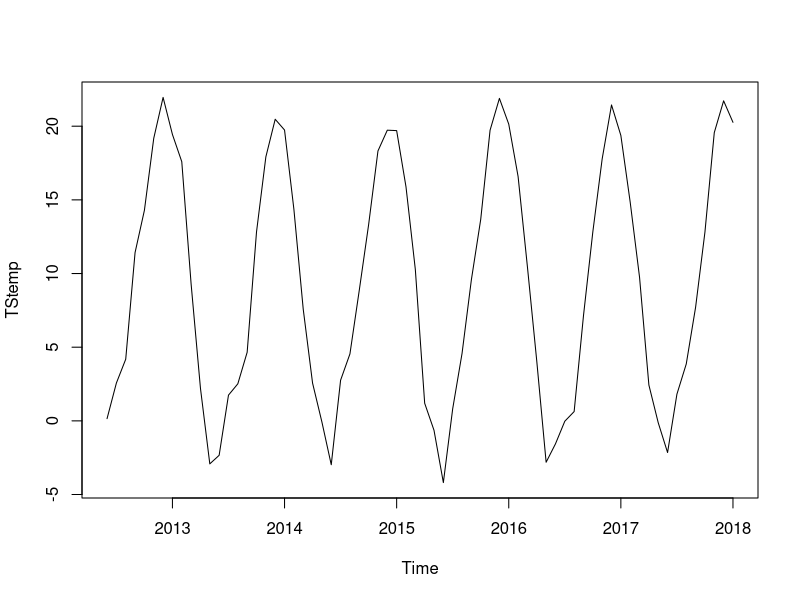
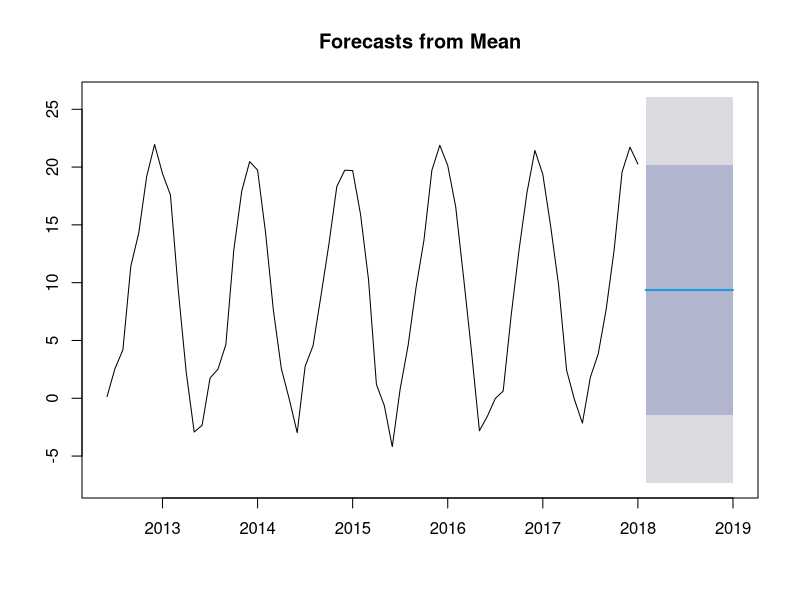
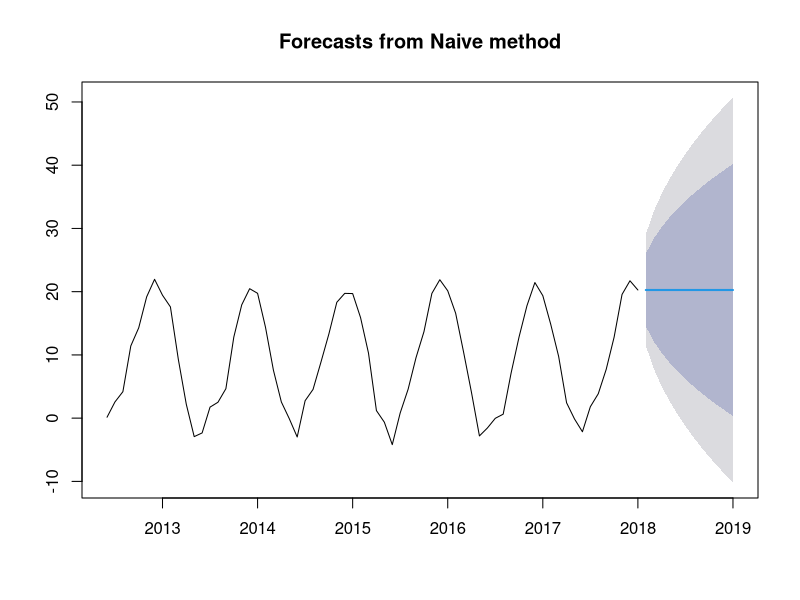
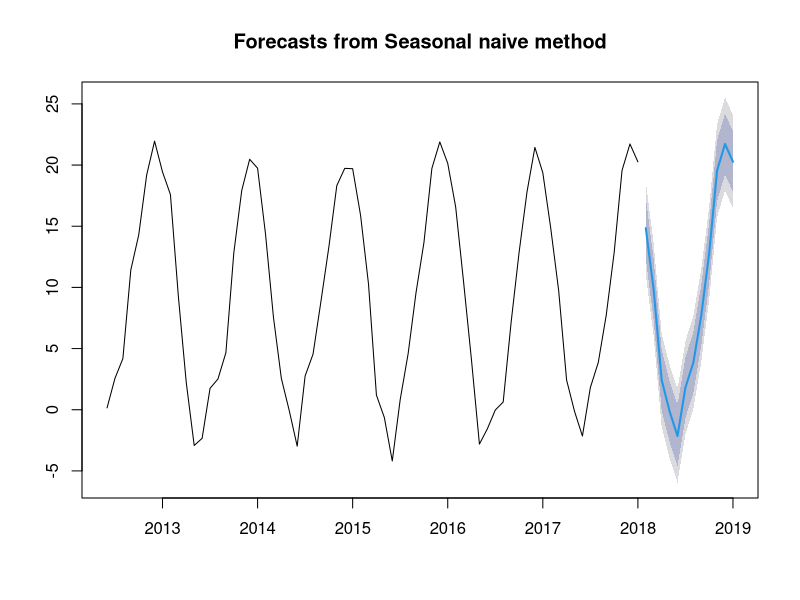
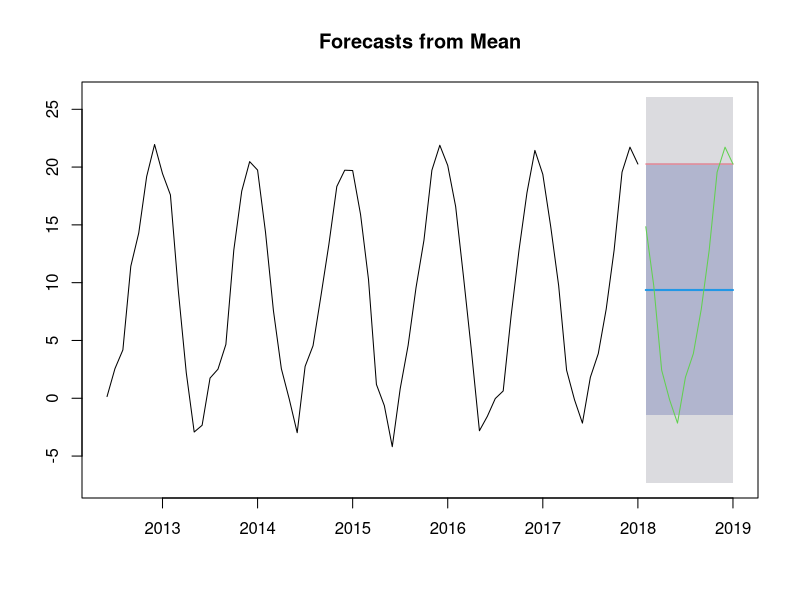

Source code (R) for these figures, in order:
#############
setwd("F:\\Backup\\Youtube\\Videos\\Time series analysis")
TempGlobal=read.csv("S2 L9 10 ECO_regionT.csv")

library(forecast)


head(TempGlobal,1)
tail(TempGlobal,1)
TStempfULL=ts(TempGlobal[,2:2],c(2012,6),c(2021,6),12)
TStemp=window(TStempfULL,start=1992, end=2018)

plot(TStemp)

Tempfit1 = meanf(TStemp, h=12)   #Mean forecasting
plot(Tempfit1)

Tempfit2 = naive(TStemp, h=12)    # Naive function forecasting
plot(Tempfit2)


Tempfit3 = snaive(TStemp, h=12)   #Seasonal Naive Forecasting
plot(Tempfit3)

plot(Tempfit1, plot.conf=FALSE) # Mean forecasting
lines(Tempfit2$mean,col=2)      # Naive function forecasting
lines(Tempfit3$mean,col=3)      # Seasonal Naive Forecasting


AccuracyTest = window(TStempfULL, start=2018)
accuracy(Tempfit1, AccuracyTest)
accuracy(Tempfit2, AccuracyTest)
accuracy(Tempfit3, AccuracyTest)

#model with lowest RMSE is the best 